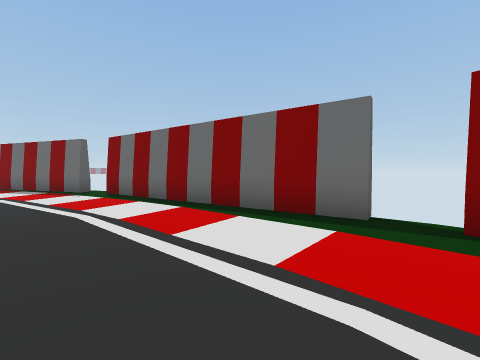
view 1 (above)

23 first-person views from a walk through a Unity game level. The camera is 1.5 m above the floor, tilts 2° down and sees 90° across. The floor is counted in squares, 2 m on a side. Each view is taken from the middle of a square. On the plan, view 1 faces up. The plan holds only what a view shows up to about 9 squares ahead; the rest is blank. The place goes on beyond the plan.

view 2
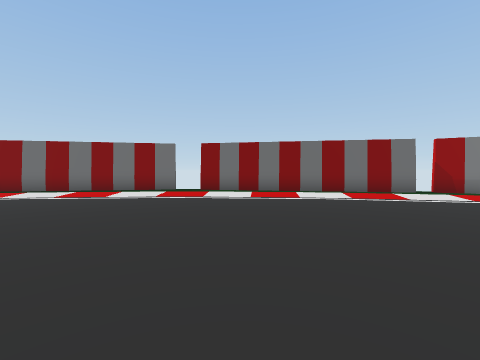

view 3
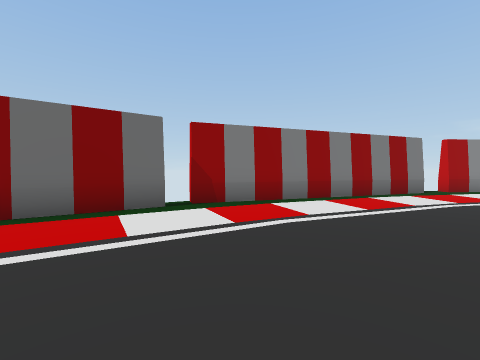

view 4
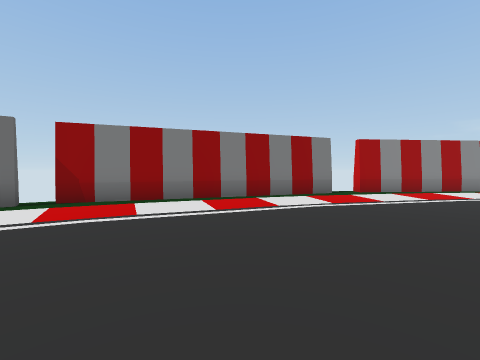

view 5
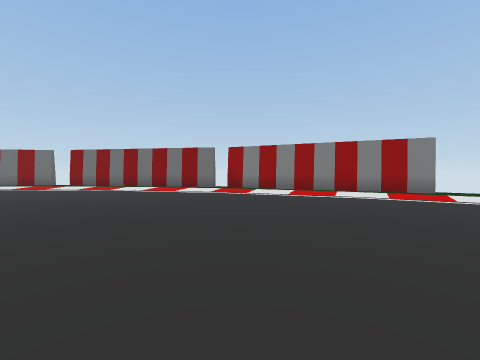

view 6
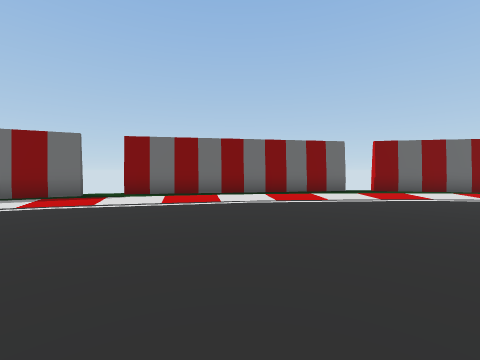

view 7
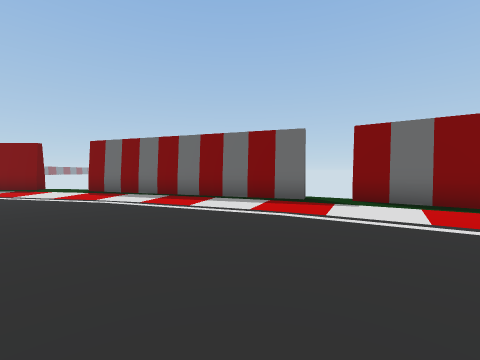

view 8
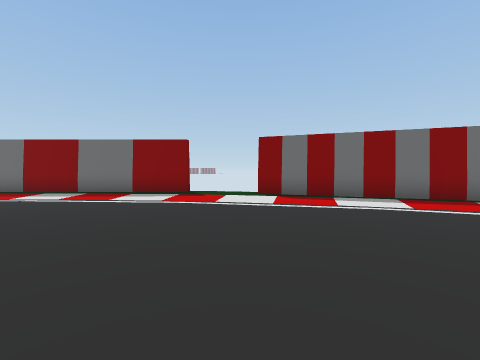

view 9
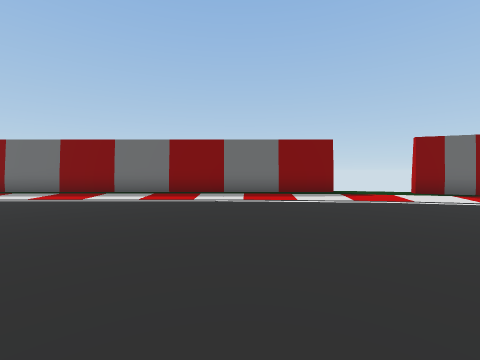

view 10
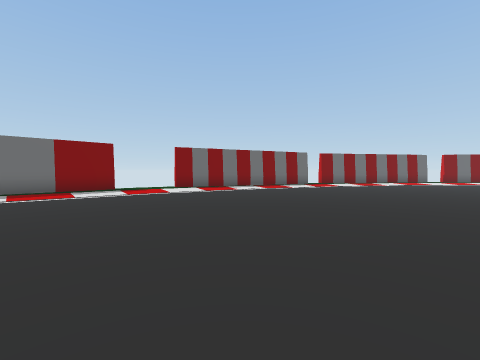

view 11
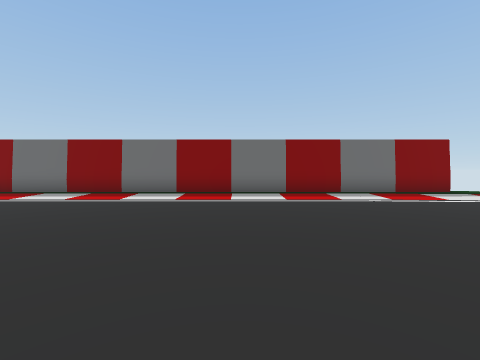

view 12
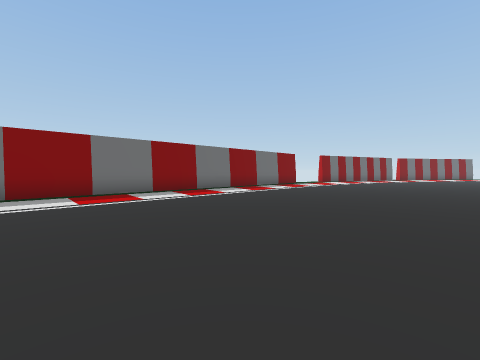

view 13
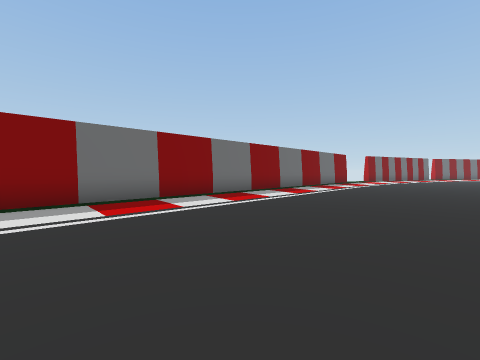

view 14
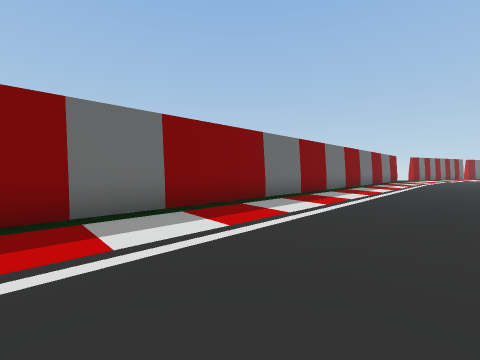

view 15
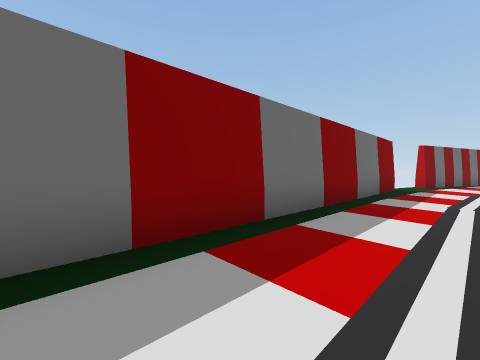

view 16
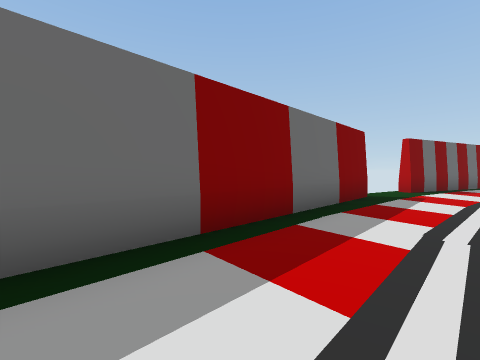

view 17
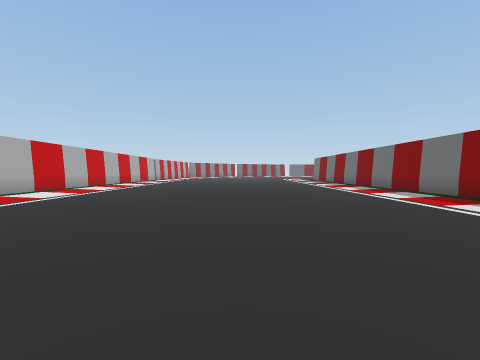

view 18
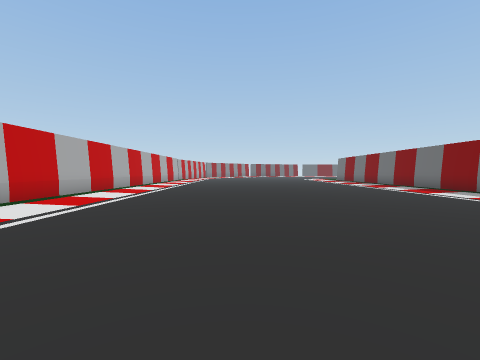

view 19
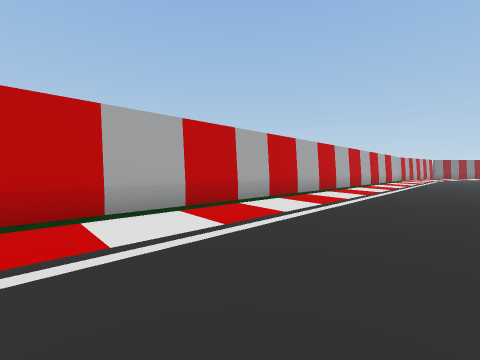

view 20
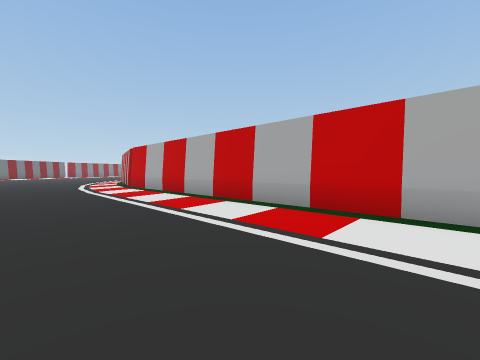

view 21
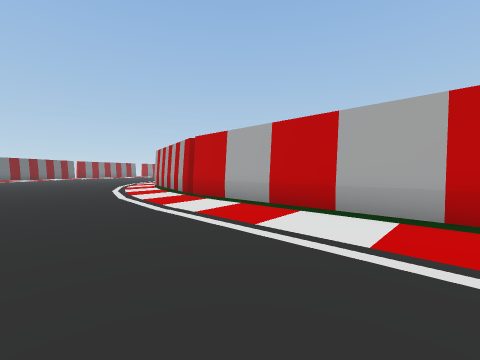

view 22
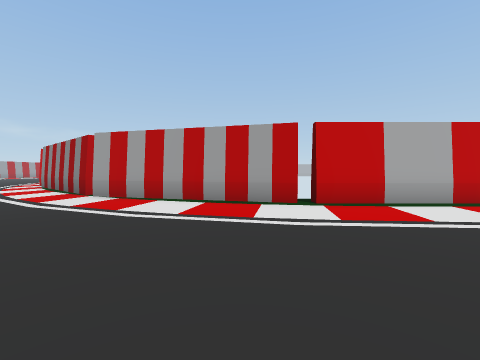

view 23
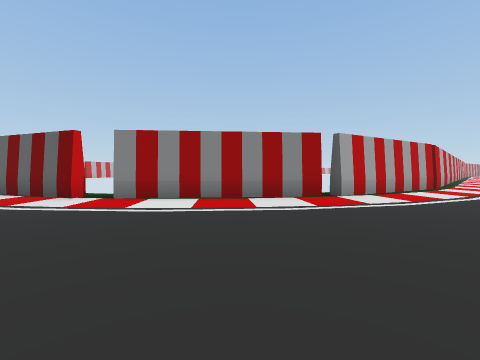

### Floor plan
Points are (right, up) in squares from view 1. A wall is a line through its corners. A room is listed if a view was taken in it or the views show most of it. See-through windows are left out.
Room 1 (views 1, 2, 3, 4, 5, 6, 7, 8, 9, 10, 11, 12, 13, 14, 15, 16, 17, 18, 19, 20, 21, 22, 23)
walls: (-10.4, -4.1) (-6.1, -7.8); (-16.4, -2.3) (-10.8, -3.8) (-11, -4.2); (-5.7, -8.8) (-5.3, -8.6) (-4, -11.5); (-5.2, 8.5) (-5.4, 8) (-12.4, 10.6) (-12.3, 11); (-14.8, 11.2) (-35.1, 11.2); (2.1, 3.8) (1.8, 3.4) (-4.3, 7.7); (6.9, -3.6) (2.5, 2.6) (2.9, 2.9); (-35, -2.3) (-16.7, -2.3) (-16.7, -2.8); (9.9, -11.1) (7.3, -4) (7.6, -3.8); (10.5, -16.6) (10.1, -12.1)
ways out: gap at (-17, -3); gap at (2, 4); gap at (3, 3); gap at (8, -4); gap at (10, -11.5)

Where each view was taken, in squares from view 1:
view 1: 0 up, 0 right, facing up
view 2: 5 down, 3 left, facing up-right
view 3: 5 down, 2 right, facing right
view 4: 8 down, 2 right, facing right
view 5: 12 down, 0 right, facing up-right
view 6: 0 up, 7 left, facing up-right
view 7: 2 up, 7 left, facing up
view 8: 3 up, 13 left, facing up
view 9: 3 up, 18 left, facing up
view 10: 1 up, 18 left, facing up-right
view 11: 3 up, 22 left, facing up
view 12: 3 up, 28 left, facing up-right
view 13: 5 up, 31 left, facing up-right
view 14: 7 up, 35 left, facing up-right
view 15: 9 up, 25 left, facing up-right
view 16: 9 up, 22 left, facing up-right
view 17: 5 up, 26 left, facing left
view 18: 3 up, 26 left, facing left
view 19: 2 up, 26 left, facing down-left
view 20: 2 up, 28 left, facing down-right
view 21: 2 up, 23 left, facing down-right
view 22: 3 up, 15 left, facing down
view 23: 1 down, 4 left, facing down-left
